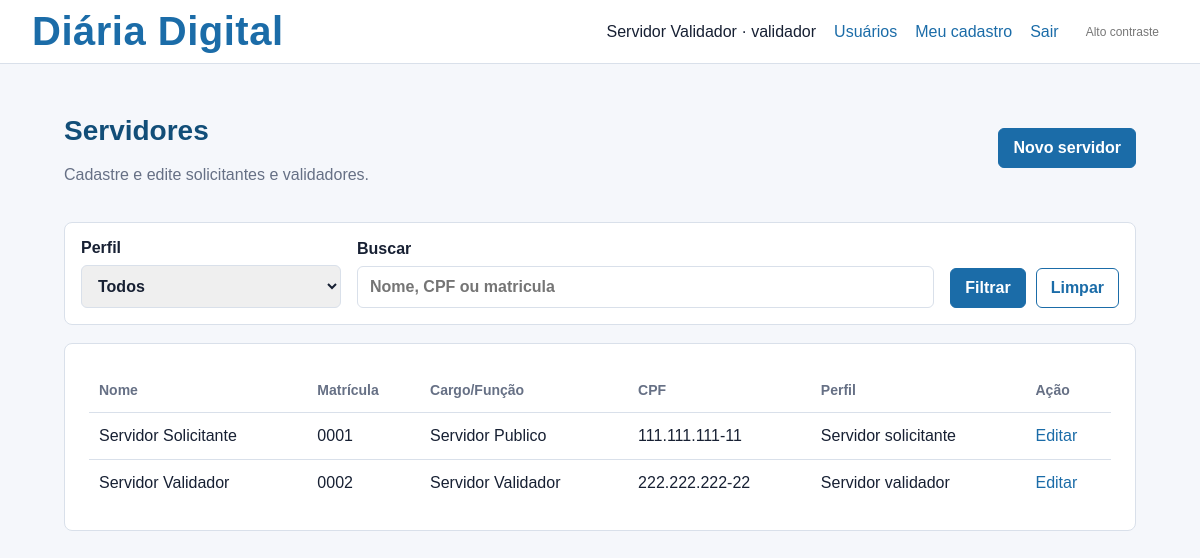
Screenshot of /usuarios (signed in) with the database file from the repository.
### tables this page shows
CREATE TABLE users (
                id INTEGER PRIMARY KEY AUTOINCREMENT,
                name TEXT NOT NULL,
                email TEXT NOT NULL UNIQUE,
                password_hash TEXT NOT NULL,
                role TEXT NOT NULL CHECK(role IN ('solicitante', 'validador'))
            , daily_group TEXT, registration TEXT, public_position TEXT, cpf TEXT);

### app.py (the view)
@app.route("/usuarios")
@role_required("validador")
def users_list():
    search = request.args.get("q", "").strip()
    role_filter = request.args.get("role", "")
    filters = []
    params = []
    if role_filter:
        filters.append("role = ?")
        params.append(role_filter)
    if search:
        normalized_search = normalize_cpf(search)
        filters.append("(name LIKE ? OR registration LIKE ? OR cpf LIKE ?)")
        params.extend([f"%{search}%", f"%{search}%", f"%{normalized_search or search}%"])
    where_clause = f"WHERE {' AND '.join(filters)}" if filters else ""
    with get_db() as db:
        users = db.execute(
            f"SELECT * FROM users {where_clause} ORDER BY name",
            params,
        ).fetchall()
    return render_template(
        "users_list.html",
        users=users,
        search=search,
        selected_role=role_filter,
    )

### app.py (called while the page is built)
def normalize_cpf(cpf):
    return "".join(ch for ch in (cpf or "") if ch.isdigit())

def format_cpf(cpf):
    digits = normalize_cpf(cpf)
    if len(digits) != 11:
        return cpf or ""
    return f"{digits[:3]}.{digits[3:6]}.{digits[6:9]}-{digits[9:]}"

def get_db():
    conn = sqlite3.connect(DATABASE)
    conn.row_factory = sqlite3.Row
    return conn

def current_user():
    if "user_id" not in session:
        return None
    with get_db() as db:
        return db.execute("SELECT * FROM users WHERE id = ?", (session["user_id"],)).fetchone()

@app.template_filter("cpf_br")
def cpf_br_filter(value):
    return format_cpf(value)

@app.context_processor
def inject_user():
    return {
        "current_user": current_user(),
        "daily_groups": DAILY_GROUPS,
        "daily_ranges": DAILY_RANGES,
        "status_labels": STATUS_LABELS,
        "role_labels": ROLE_LABELS,
    }

def role_required(role):
    def decorator(view):
        @wraps(view)
        def wrapped_view(**kwargs):
            user = current_user()
            if user is None:
                return redirect(url_for("login"))
            if user["role"] != role:
                abort(403)
            return view(**kwargs)
        return wrapped_view
    return decorator

### templates/users_list.html (shortened to what this page needs)
{% extends "base.html" %}
{% block content %}
<div class="page-heading">
    <div>
        <h1>Servidores</h1>
        <p class="muted">Cadastre e edite solicitantes e validadores.</p>
    </div>
    <a class="button" href="{{ url_for('new_user') }}">Novo servidor</a>
</div>
<form method="get" class="filter-bar">
    <label>
        Perfil
        <select name="role">
            <option value="">Todos</option>
        </select>
    </label>
    <label>
        Buscar
        <input type="search" name="q" value="{{ search }}" placeholder="Nome, CPF ou matricula">
    </label>
    <div class="filter-actions">
        <button type="submit">Filtrar</button>
        <a class="button secondary" href="{{ url_for('users_list') }}">Limpar</a>
    </div>
</form>
<section class="table-card">
    <table>
        <thead>
            <tr>
                <th>Nome</th>
                <th>Matrícula</th>
                <th>Cargo/Função</th>
                <th>CPF</th>
                <th>Perfil</th>
                <th>Ação</th>
            </tr>
        </thead>
        <tbody>
            {% for item in users %}
                <tr>
                    <td>{{ item["name"] }}</td>
                    <td>{{ item["registration"] or "-" }}</td>
                    <td>{{ item["public_position"] or "-" }}</td>
                    <td>{{ item["cpf"]|cpf_br if item["cpf"] else "-" }}</td>
                    <td>{{ role_labels.get(item["role"], item["role"]) }}</td>
                    <td><a href="{{ url_for('edit_user', user_id=item['id']) }}">Editar</a></td>
                </tr>
            {% else %}
                <tr>
                    <td colspan="6" class="empty">Nenhum servidor encontrado.</td>
                </tr>
            {% endfor %}
        </tbody>
    </table>
</section>
{% endblock %}

### templates/base.html (shortened to what this page needs)
<!doctype html>
<html lang="pt-BR">
<head>
    <link rel="stylesheet" href="{{ url_for('static', filename='estilos.css') }}">
</head>
<body>
    <header class="topbar">
        <a class="brand" href="{{ url_for('index') }}">Diária Digital</a>
        <div class="topbar-actions">
            {% if current_user %}
                <nav aria-label="Navegação principal">
                    <span>{{ current_user["name"] }} · {{ current_user["role"] }}</span>
                    {% if current_user["role"] == "validador" %}
                        <a href="{{ url_for('users_list') }}">Usuários</a>
                        <a href="{{ url_for('profile') }}">Meu cadastro</a>
                    {% endif %}
                    <a href="{{ url_for('logout') }}">Sair</a>
                </nav>
            {% endif %}
            <button type="button" class="contrast-toggle" data-contrast-toggle aria-pressed="false">
            </button>
        </div>
    </header>
    <main id="conteudo-principal" class="container" tabindex="-1">
        {% block content %}{% endblock %}
    </main>
</body>
</html>

### static/estilos.css (style rules this page uses)
:root { color-scheme: light; --bg: #f5f7fb; --surface: #ffffff; --text: #172033; --muted: #667085; --line: #d9e0ea; --primary: #1b6ca8; --primary-dark: #124e78; --success: #0f7b4f; --warning: #9a6700; --danger: #b42318; --focus: #ffbf47; }
* { box-sizing: border-box; }
body { margin: 0; font-family: Arial, Helvetica, sans-serif; font-family: 'Poppins', sans-serif; background: var(--bg); color: var(--text); }
a { color: var(--primary); text-decoration: none; transition: color 0.3s ease; }
.topbar { align-items: center; background: var(--surface); border-bottom: 1px solid var(--line); display: flex; justify-content: space-between; min-height: 64px; padding: 0 32px; }
.brand { font-family: 'Poppins', sans-serif; font-size: 2.5rem; font-weight: 700; color: var(--primary); letter-spacing: 0.5px; text-decoration: none; transition: color 0.3s ease; }
.topbar nav { align-items: center; display: flex; gap: 18px; }
.topbar-actions { align-items: center; display: flex; gap: 18px; }
.container { margin: 0 auto; max-width: 1120px; padding: 32px 24px; }
.auth-panel, .table-card, .panel, .details, .form.wide { background: var(--surface); border: 1px solid var(--line); border-radius: 8px; padding: 24px; }
h1 { text-align:left ; color: var(--primary-dark); }
h1 { font-size: 28px; }
.muted { color: var(--muted); margin-top: 0; text-align:center; }
input, select, textarea { border: 1px solid var(--line); border-radius: 6px; color: var(--text); font: inherit; padding: 11px 12px; width: 100%; }
button, .button { background: var(--primary); border: 1px solid var(--primary); border-radius: 6px; color: #ffffff; cursor: pointer; display: inline-flex; font: inherit; font-weight: 700; justify-content: center; padding: 10px 14px; text-decoration: none; }
.contrast-toggle { background: transparent; border: none; color: #777; cursor: pointer; font-family: 'Poppins', sans-serif; font-size: 0.75rem; font-weight: 500; padding: 5px 9px; transition: background-color 0.2s ease, color 0.2s ease; }
.secondary, .button.secondary { background: #ffffff; color: var(--primary); }
.page-heading { align-items: center; display: flex; justify-content: space-between; gap: 20px; margin-bottom: 22px; }
.filter-bar { align-items: end; background: var(--surface); border: 1px solid var(--line); border-radius: 8px; display: grid; gap: 16px; grid-template-columns: minmax(180px, 260px) minmax(220px, 1fr) auto; margin-bottom: 18px; padding: 16px; }
.filter-bar label { display: grid; font-weight: 700; gap: 8px; }
.filter-actions { display: flex; gap: 10px; }
table { border-collapse: collapse; min-width: 720px; width: 100%; }
th, td { border-bottom: 1px solid var(--line); padding: 14px 10px; text-align: left; }
th { color: var(--muted); font-size: 14px; }
tr:last-child td { border-bottom: 0; }

### rows the page displays
users: name "Servidor Validador", role "validador", registration "0002", public_position "Servidor Validador", cpf|cpf_br "222.222.222-22", get "Servidor validador"
users: name "Servidor Solicitante", registration "0001", public_position "Servidor Publico", cpf|cpf_br "111.111.111-11", get "Servidor solicitante"
